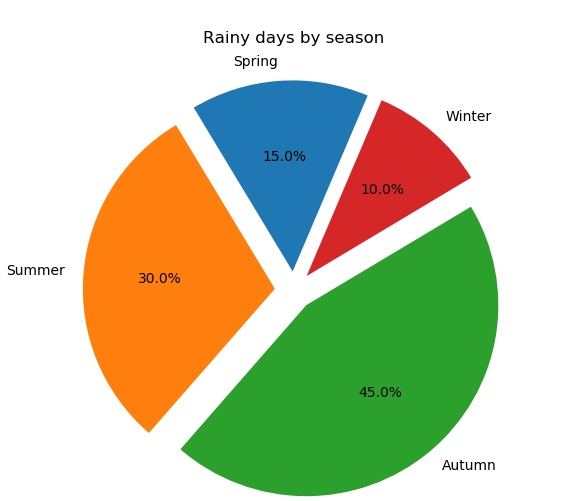

Recreate this plot in Python.
import numpy as np
import matplotlib.pylab as plt
import warnings


if __name__ == '__main__':
    warnings.simplefilter('ignore')
    plt.figure(1, figsize=(6,6))
    ax = plt.axes([0.1, 0.1, 0.8, 0.8])
    labels = 'Spring', 'Summer', 'Autumn', 'Winter'

    x = [15, 30, 45, 10]
    explode = (0.1, 0.1, 0.1, 0.1)
    plt.pie(x,
            explode=explode,
            labels=labels,
            autopct='%1.1f%%', startangle=67)
    plt.title('Rainy days by season')

    plt.show()
